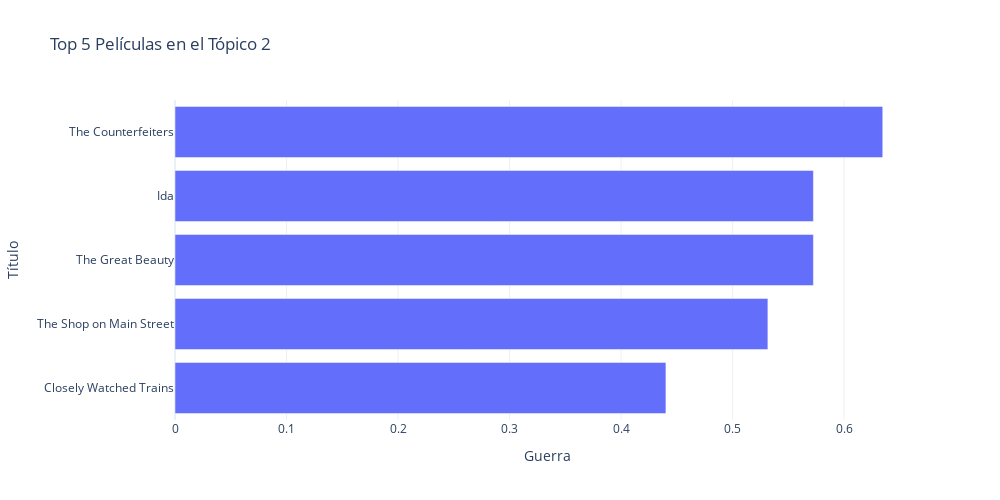

This figure's notebook cell:
### Code cell
cargas_topico = nmflimpio.transform(tfslimpio)

cargas_topico_0 = cargas_topico[:, 2]

# Obtener los índices de las 5 películas con mayor carga en el tópico 0
indices_top_5 = np.argsort(cargas_topico_0)[-5:]

# Obtener los nombres y las cargas de las 5 películas seleccionadas
titulos_top_5 = df['Título'].iloc[indices_top_5]
cargas_top_5 = cargas_topico_0[indices_top_5]

# Crear el gráfico de barras con Plotly
fig = px.bar(x=cargas_top_5, y=titulos_top_5, orientation='h', 
             labels={'x': 'Guerra', 'y': 'Título'}, 
             title='Top 5 Películas en el Tópico 2', 
             template='plotly_white')
fig.update_layout(yaxis={'categoryorder':'total ascending'})
fig.update_layout(showlegend=True, height=500, width=1000)

fig.show()

### Figure 1 — Plotly figure (JSON) as saved in the notebook; plotly's stock layout.template omitted (floating-point values rounded to 4 significant figures)
{"data": [{"alignmentgroup": "True", "hovertemplate": "Guerra=%{x}<br>Título=%{y}<extra></extra>", "legendgroup": "", "marker": {"color": "#636efa", "pattern": {"shape": ""}}, "name": "", "offsetgroup": "", "orientation": "h", "showlegend": false, "textposition": "auto", "type": "bar", "x": [0.4402, 0.5316, 0.5725, 0.5725, 0.6346], "xaxis": "x", "y": ["Closely Watched Trains", "The Shop on Main Street", "The Great Beauty", "Ida", "The Counterfeiters"], "yaxis": "y"}], "layout": {"barmode": "relative", "height": 500, "legend": {"tracegroupgap": 0}, "showlegend": true, "title": {"text": "Top 5 Películas en el Tópico 2"}, "width": 1000, "xaxis": {"anchor": "y", "domain": [0, 1], "title": {"text": "Guerra"}}, "yaxis": {"anchor": "x", "categoryorder": "total ascending", "domain": [0, 1], "title": {"text": "Título"}}}}
